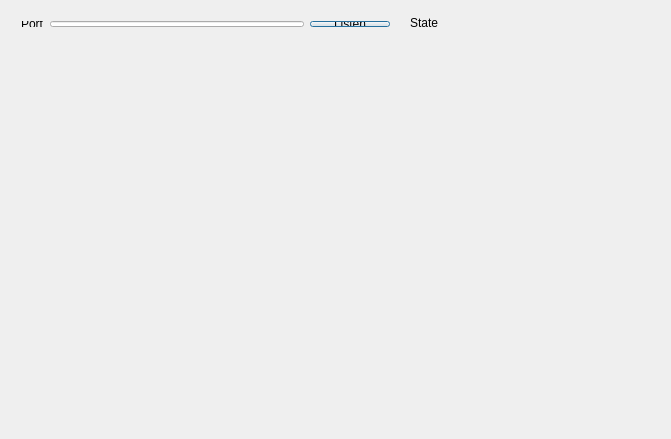
<?xml version="1.0" encoding="UTF-8"?>
<ui version="4.0">
 <class>Server</class>
 <widget class="QDialog" name="Server">
  <property name="geometry">
   <rect>
    <x>0</x>
    <y>0</y>
    <width>671</width>
    <height>439</height>
   </rect>
  </property>
  <property name="windowTitle">
   <string>Server</string>
  </property>
  <widget class="QLabel" name="imageLabel">
   <property name="geometry">
    <rect>
     <x>20</x>
     <y>70</y>
     <width>641</width>
     <height>331</height>
    </rect>
   </property>
   <property name="text">
    <string/>
   </property>
  </widget>
  <widget class="QWidget" name="layoutWidget">
   <property name="geometry">
    <rect>
     <x>10</x>
     <y>10</y>
     <width>391</width>
     <height>28</height>
    </rect>
   </property>
   <layout class="QHBoxLayout" name="horizontalLayout">
    <item>
     <widget class="QLabel" name="label">
      <property name="text">
       <string>Port</string>
      </property>
     </widget>
    </item>
    <item>
     <widget class="QLineEdit" name="portLineEdit"/>
    </item>
    <item>
     <widget class="QPushButton" name="startButton">
      <property name="text">
       <string>Listen</string>
      </property>
     </widget>
    </item>
   </layout>
  </widget>
  <widget class="QLabel" name="serverStatusLabel">
   <property name="geometry">
    <rect>
     <x>410</x>
     <y>10</y>
     <width>29</width>
     <height>26</height>
    </rect>
   </property>
   <property name="text">
    <string>State:</string>
   </property>
  </widget>
 </widget>
 <layoutdefault spacing="6" margin="11"/>
 <resources/>
 <connections/>
</ui>
